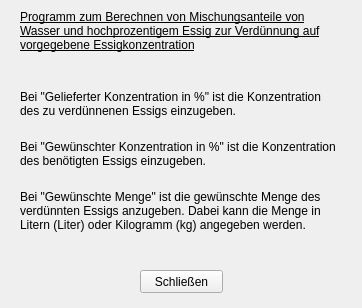
<?xml version="1.0" encoding="UTF-8"?>
<ui version="4.0">
 <class>Help</class>
 <widget class="QWidget" name="Help">
  <property name="geometry">
   <rect>
    <x>0</x>
    <y>0</y>
    <width>362</width>
    <height>308</height>
   </rect>
  </property>
  <property name="minimumSize">
   <size>
    <width>362</width>
    <height>308</height>
   </size>
  </property>
  <property name="maximumSize">
   <size>
    <width>362</width>
    <height>308</height>
   </size>
  </property>
  <property name="windowTitle">
   <string>Hilfe</string>
  </property>
  <property name="windowIcon">
   <iconset>
    <normaloff>../../../../../home/max.knobbe/Essig/icon.png</normaloff>../../../../../home/max.knobbe/Essig/icon.png</iconset>
  </property>
  <widget class="QLabel" name="label">
   <property name="geometry">
    <rect>
     <x>20</x>
     <y>10</y>
     <width>321</width>
     <height>71</height>
    </rect>
   </property>
   <property name="font">
    <font>
     <underline>true</underline>
    </font>
   </property>
   <property name="text">
    <string>Programm zum Berechnen von Mischungsanteile von Wasser und hochprozentigem Essig zur Verdünnung auf vorgegebene Essigkonzentration</string>
   </property>
   <property name="alignment">
    <set>Qt::AlignLeading|Qt::AlignLeft|Qt::AlignTop</set>
   </property>
   <property name="wordWrap">
    <bool>true</bool>
   </property>
  </widget>
  <widget class="QPushButton" name="quitButton">
   <property name="geometry">
    <rect>
     <x>140</x>
     <y>270</y>
     <width>83</width>
     <height>23</height>
    </rect>
   </property>
   <property name="text">
    <string>Schließen</string>
   </property>
  </widget>
  <widget class="QLabel" name="label_2">
   <property name="geometry">
    <rect>
     <x>20</x>
     <y>90</y>
     <width>321</width>
     <height>51</height>
    </rect>
   </property>
   <property name="text">
    <string>Bei &quot;Gelieferter Konzentration in %&quot; ist die Konzentration des zu verdünnenen Essigs einzugeben.</string>
   </property>
   <property name="alignment">
    <set>Qt::AlignLeading|Qt::AlignLeft|Qt::AlignTop</set>
   </property>
   <property name="wordWrap">
    <bool>true</bool>
   </property>
  </widget>
  <widget class="QLabel" name="label_3">
   <property name="geometry">
    <rect>
     <x>20</x>
     <y>140</y>
     <width>321</width>
     <height>51</height>
    </rect>
   </property>
   <property name="text">
    <string>Bei &quot;Gewünschter Konzentration in %&quot; ist die Konzentration des benötigten Essigs einzugeben. </string>
   </property>
   <property name="alignment">
    <set>Qt::AlignLeading|Qt::AlignLeft|Qt::AlignTop</set>
   </property>
   <property name="wordWrap">
    <bool>true</bool>
   </property>
  </widget>
  <widget class="QLabel" name="label_4">
   <property name="geometry">
    <rect>
     <x>20</x>
     <y>190</y>
     <width>321</width>
     <height>61</height>
    </rect>
   </property>
   <property name="text">
    <string>Bei &quot;Gewünschte Menge&quot; ist die gewünschte Menge des verdünnten Essigs anzugeben. Dabei kann die Menge in Litern (Liter) oder Kilogramm (kg) angegeben werden.</string>
   </property>
   <property name="alignment">
    <set>Qt::AlignLeading|Qt::AlignLeft|Qt::AlignTop</set>
   </property>
   <property name="wordWrap">
    <bool>true</bool>
   </property>
  </widget>
 </widget>
 <resources/>
 <connections>
  <connection>
   <sender>quitButton</sender>
   <signal>clicked()</signal>
   <receiver>Help</receiver>
   <slot>close()</slot>
   <hints>
    <hint type="sourcelabel">
     <x>181</x>
     <y>231</y>
    </hint>
    <hint type="destinationlabel">
     <x>199</x>
     <y>149</y>
    </hint>
   </hints>
  </connection>
 </connections>
</ui>
